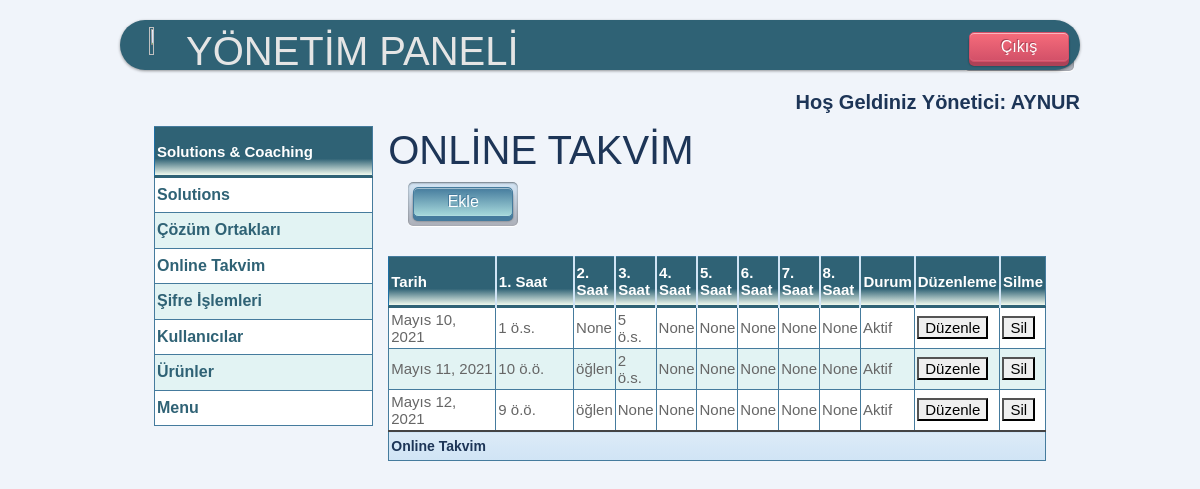
/yonetim/onlinetakvim/ (signed in), run on an earlier commit of the app's database.
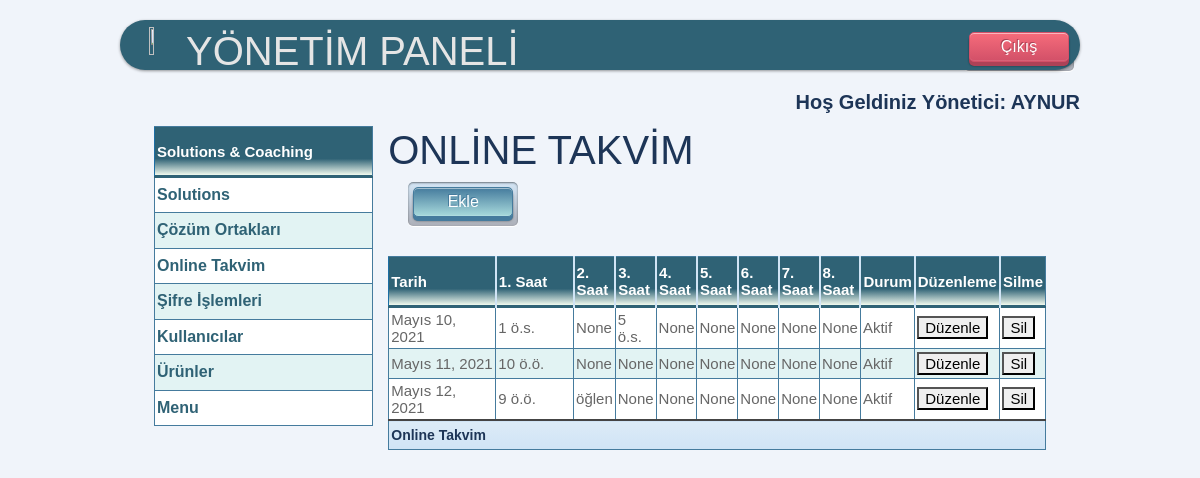
And on a later commit of the database.
### mysite/models.py (models this page shows)
class OnlineTakvim(models.Model):
    id = models.IntegerField(primary_key=True)
    tarih = models.DateTimeField()
    saat0 = models.TimeField(blank=True, null=True, unique=False, verbose_name='1. Saat ')
    saat1 = models.TimeField(blank=True, null=True, verbose_name='2. Saat ')
    saat2 = models.TimeField(blank=True, null=True, verbose_name='3. Saat ')
    saat3 = models.TimeField(blank=True, null=True, verbose_name='4. Saat ')
    saat4 = models.TimeField(blank=True, null=True, verbose_name='5. Saat ')
    saat5 = models.TimeField(blank=True, null=True, verbose_name='6. Saat ')
    saat6 = models.TimeField(blank=True, null=True, verbose_name='7. Saat ')
    saat7 = models.TimeField(blank=True, null=True, verbose_name='8. Saat ')
    durum = models.BooleanField(blank=True, null=True, verbose_name='Aktif')
    class Meta:
        ordering = ['tarih']

### mysite/views.py (the view)
# urls.py: path('yonetim/onlinetakvim/', views.onlinetakvim_liste),
@login_required(login_url=settings.LOGIN_URL)
def onlinetakvim_liste(request):
    onlinetakvim = OnlineTakvim.objects.all()
    context = {
        'onlinetakvim': onlinetakvim,
    }
    return render(request, 'yonetim/online/liste.html', context)

### mysite/templates/yonetim/online/liste.html (shortened to what this page needs)
{% extends "yonetim/base.html" %}
{% block baslik %}ONLİNE TAKVİM{% endblock %}
{% block content %}
<div class="sol">
    {% if request.user.is_superuser %}
        <button type="button" onclick="btn_git()" class="push_button blue">Ekle</button>
    {% else %}
        <p></p>
    {% endif %}
</div>
<div>
</div>
<table class="blueTable" style="margin-top: 50px;">
    <thead>
    <tr>
        <th>Tarih</th>
        <th>1. Saat</th>
        <th>2. Saat</th>
        <th>3. Saat</th>
        <th>4. Saat</th>
        <th>5. Saat</th>
        <th>6. Saat</th>
        <th>7. Saat</th>
        <th>8. Saat</th>
        <th>Durum</th>
        <th>Düzenleme</th>
        <th>Silme</th>
    </tr>
    </thead>
    <tfoot>
    <td colspan="12" style="height:30px; color:#1D3557">Online Takvim</td>
    </tfoot>
    <tbody>
    <tr>
        {% for onlinetakvim in onlinetakvim %}
        <td>{{onlinetakvim.tarih.date}}</td>
        <td>{{onlinetakvim.saat0}}</td>
        <td>{{onlinetakvim.saat1}}</td>
        <td>{{onlinetakvim.saat2}}</td>
        <td>{{onlinetakvim.saat3}}</td>
        <td>{{onlinetakvim.saat4}}</td>
        <td>{{onlinetakvim.saat5}}</td>
        <td>{{onlinetakvim.saat6}}</td>
        <td>{{onlinetakvim.saat7}}</td>
        <td>{% if onlinetakvim.durum %}Aktif{% else %}Pasif{% endif %}</td>
        <td>
            <a href="/yonetim/onlinetakvim/duzenle/{{ onlinetakvim.id }}"><button>Düzenle</button></a>
        </td>
         {% if request.user.is_superuser %}
        <td>
            <a href="/yonetim/onlinetakvim/sil/{{ onlinetakvim.id }}"><button>Sil</button></a>
        </td>
        {% else %}
        <td>
            <a href="/yonetim/onlinetakvim/sil/{{ onlinetakvim.id }}" ><button disabled="disabled">Sil</button></a>
        </td>
        {% endif %}
    </tr>
    {% endfor %}
    </tbody>
</table>
{% endblock %}

What changed in the data, as far as the page shows it:
changed OnlineTakvim "Mayıs 11, 2021": saat1 "öğlen" → "None"; saat2 "2 ö.s." → "None"
